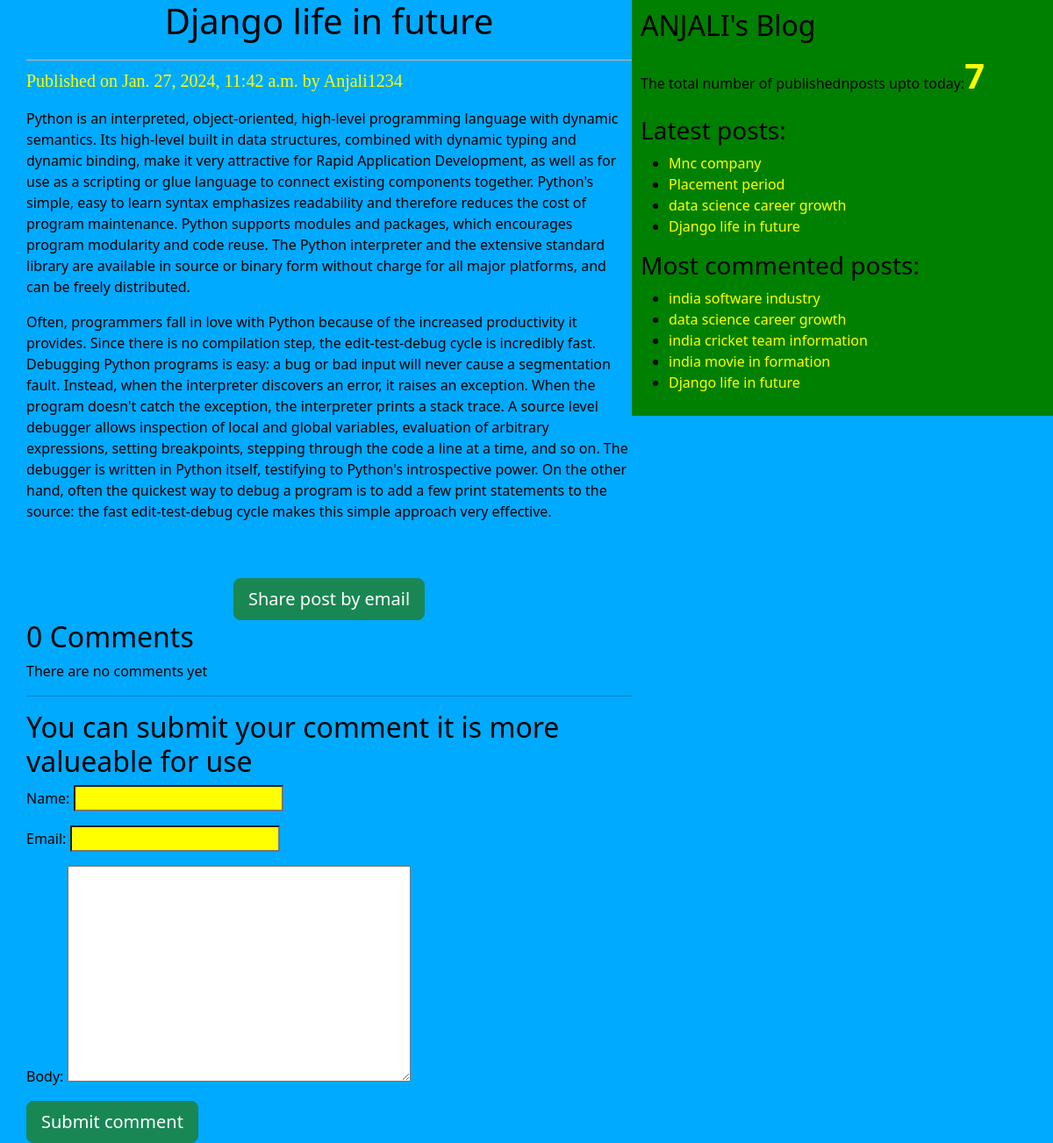
Screenshot of /2024/01/27/django-life-in-future/ with the database file from the repository.
### blog/models.py (models this page shows, shortened)
class Post(models.Model):
    STATUS_CHOICES=(('draft','Draft'),('published','Published'))
    title=models.CharField(max_length=256)
    slug=models.SlugField(max_length=264,unique_for_date='publish')
    author=models.ForeignKey(User,on_delete=models.CASCADE ,related_name='blog_posts')
    body=models.TextField()
    publish=models.DateTimeField(default=timezone.now)
    created=models.DateTimeField(auto_now_add=True)
    updated=models.DateTimeField(auto_now=True)
    status=models.CharField(max_length=10,choices=STATUS_CHOICES,default='draft')
    objects=Custommanager()
    tags=TaggableManager()
    class Meta:
        ordering=('-publish',)
    def get_absolute_url(self):
        return reverse("post_detail", args=[self.publish.year,self.publish.strftime('%m'),self.publish.strftime('%d'),self.slug])

### blog/views.py (the view)
# urls.py: path('<int:year>/<int:month>/<int:day>/<slug:post>/',views.post_detail_view,name='post_detail'),
def post_detail_view(request,year,month,day,post):
   post=get_object_or_404(Post,slug=post,
                             status='published',
                              publish__year=year,
                              publish__month=month,
                              publish__day=day)
   comments=post.comments.filter(active=True)
   csubmit=False
   if request.method=='POST':
       form=Commentform(request.POST)
       if form.is_valid():
           new_comment=form.save(commit=False)
           new_comment.post=post
           new_comment.save()
           csubmit=True
   else:
       form=Commentform()
   return render(request,'blog/post_detail.html',{'post':post,'csubmit':csubmit,'form':form,'csubmit':csubmit,'comments':comments})

### blog/forms.py
class Commentform(forms.ModelForm):
    class Meta:
        model=Comments
        fields=('name','email','body')

### blog/models.py (called while the page is built)
    def get_queryset(self):
        return super().get_queryset().filter(status='published')

### blog/templatetags/blog_tags.py (called while the page is built)
@register.simple_tag(name='my_tag')
def total_posts():
    return Post.objects.count()

@register.inclusion_tag('blog/latest_posts123.html')
def show_latest_post(count=3):
  latest_posts =Post.objects.order_by('-publish')[:count]
  return {'latest_posts':latest_posts}

@register.simple_tag(name='get_most_commented_posts')
def get_most_commented_posts(count=5):
   return Post.objects.annotate(total_comments=Count('comments')).order_by('-total_comments')[:count]

### blog/templates/blog/post_detail.html (shortened to what this page needs)
{%extends 'blog/base.html'%}
   {%block content%}
       <h1>{{post.title}}</h1>
       <p id='date'> Published on {{post.publish}} by {{post.author|title}}</p>
        {{post.body|linebreaks}}<br><br>
        <div class='container' align='center'>
        <a href='/{{post.id}}/share' class='btn btn-lg btn-success'>Share post by email </a>
        </div>
        {% with comments.count as comments_count%}
          <h2>{{comments_count}} Comment{{comments_count|pluralize}}</h2>
        {%endwith%}
        {%if comments%}
          {%for comment in comments%}
           <p id='ch'> Comment {{forloop.counter}} by {{comment.name}} on {{comment.created}}</p>
          <div class='cb'>{{comment.body|linebreaks}}</div>
          {%endfor%}
        {%else%}
          <p>There are no comments yet</p>
        {%endif%}
        {%if csubmit%}
          <h2>Your comment sended successfully</h2>
          {%else%}<hr>
          <h2>You can submit your comment it is more valueable for use</h2>
           <form method='post'>
               {{form.as_p}}
               <input type='submit' class="btn btn-primary btn-lg btn-success"    value='Submit comment'>
           </form>
        {%endif%}
    {%endblock%}

### blog/templates/blog/base.html (shortened to what this page needs)
<!DOCTYPE html>
{%load static%}
{%load blog_tags%}
<html lang="en">
<head>
    <link rel="stylesheet" href="https://cdn.jsdelivr.net/npm/bootstrap@5.3.2/dist/css/bootstrap.min.css">
    <link rel="stylesheet" href="{% static "blog1.css" %}">
</head>
<body>
    <div class="content">
    {%block content%}
    {%endblock%}
    </div>
    <div class="sidebar">
        <h2>ANJALI's Blog</h2>
        <p>The total number of publishednposts upto today:<span id='pcount'>{%my_tag%}</span></p>
        <h3>Latest posts:</h3>{%show_latest_post 4%}
        <h3>Most commented posts:</h3>
        {%get_most_commented_posts as most_commented_posts%}
        <ul>
            {%for post in most_commented_posts%}
            <li> <a href="{{post.get_absolute_url}}">{{post.title}}</a></li>
            {%endfor%}
        </ul>
    </div>
</body>
</html>

### blog/templates/blog/latest_posts123.html
<ul>
    {%for post in latest_posts%}
    <li> <a href="{{post.get_absolute_url}}">{{post.title}}</a></li>
    {%endfor%}
</ul>

### blog/static/blog1.css (style rules this page uses)
.content { width: 60%; float: left; padding: 0 0 0 30px; background: rgb(0, 170, 255); height: 100%; }
.sidebar { width: 40%; float: right; padding: 10px; background: green; height: 100%; }
h1 { text-align: center; border-bottom: 1px solid #bbb; padding-bottom: 20px; }
body { color: black; background-color: rgb(0, 170, 255); }
#date { color: yellow; font-size: 20px; font-family:initial ; }
a { color: yellow; text-decoration: none; }
input { color: blue; background-color: yellow; }
#pcount { font-size: 40px; color: yellow; font-weight: bold; }

### rows the page displays
Post: publish "Jan. 27, 2024, 11:42 a.m.", author "Anjali1234", body "Python is an interpreted, object-oriented, high-level programming language with dynamic semantics. Its high-level built in data structures, combined with dynamic typing and dynamic binding, make it very attractive for Rapid Application Development, as well as for use as a scripting or glue language to connect existing components together. Python's simple, easy to learn syntax emphasizes readability and therefore reduces the cost of program maintenance. Python supports modules and packages, which encourages program modularity and code reuse. The Python interpreter and the extensive standard library are available in source or binary form without charge for all major platforms, and can be…", title "Django life in future"
Post: title "Mnc company"
Post: title "Placement period"
Post: title "data science career growth"
Post: title "india software industry"
Post: title "india cricket team information"
Post: title "india movie in formation"

### other values shown
{{ comments_count }} "0"
